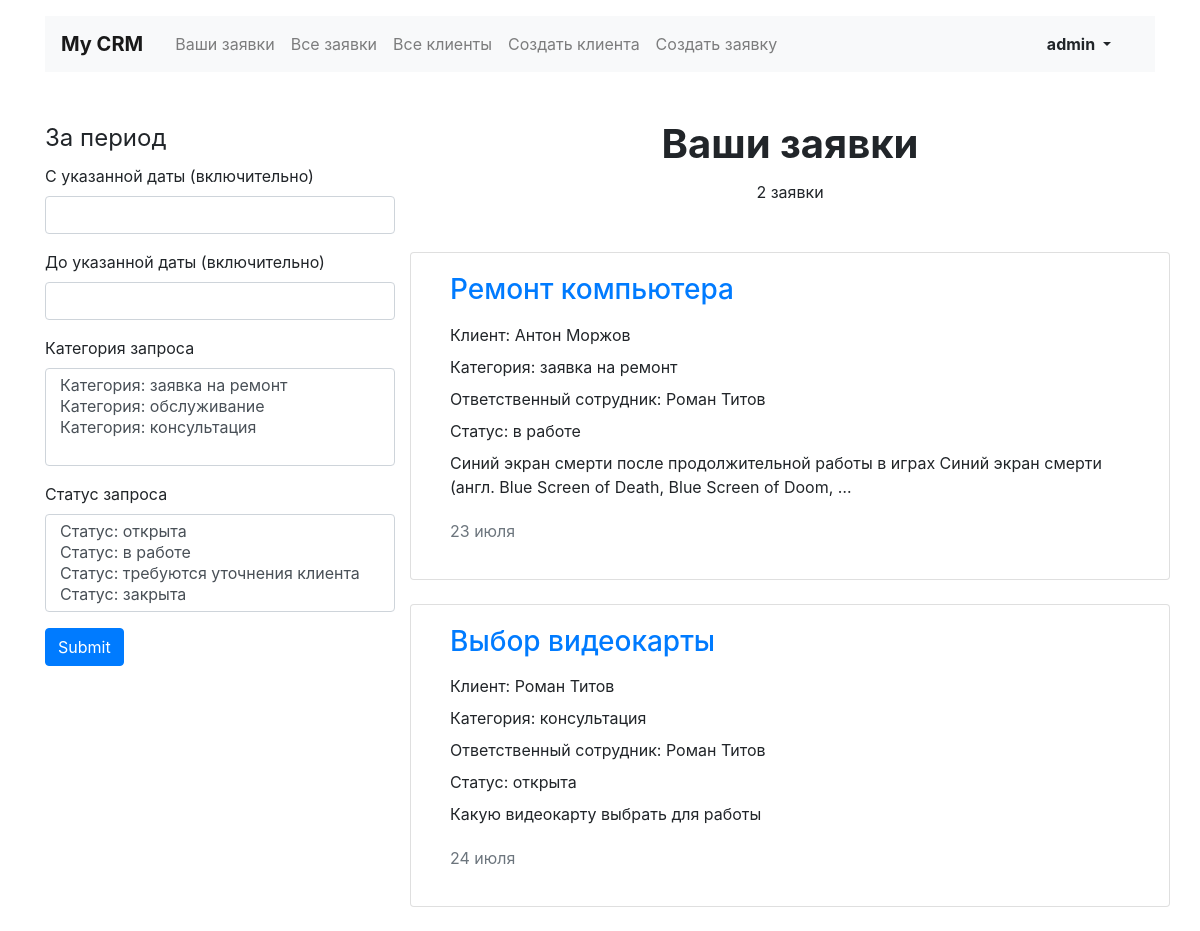
Screenshot of / (signed in) with the database file from the repository.
### authentication/models.py (models this page shows)
class User(AbstractUser):
    is_administrator = models.BooleanField(default=False)
    is_employee = models.BooleanField(default=False)

### crm/models.py (models this page shows, shortened)
class Application(models.Model):
    title = models.CharField('Заголовок', max_length=128)
    category = models.ForeignKey(
        Category,
        verbose_name='Категория',
        null=True,
        on_delete=models.SET_NULL,
    )
    client = models.ForeignKey(
        Client,
        verbose_name='Клиент',
        null=True,
        on_delete=models.SET_NULL,
    )
    employee = models.ForeignKey(
        settings.AUTH_USER_MODEL,
        verbose_name='Сотрудник',
        null=True,
        on_delete=models.SET_NULL,
    )
    description = models.TextField(
        'Описание',
    )
    status = models.ForeignKey(
        Status,
        verbose_name='Статус',
        on_delete=models.PROTECT,
    )
    creation_date = models.DateTimeField(auto_now_add=True)
    class Meta:
        verbose_name = 'Заявка'
        verbose_name_plural = 'Заявки'
    objects = ApplicationQuerySet.as_manager()

class Client(models.Model):
    first_name = models.CharField(
        'Имя',
        max_length=128,
    )
    last_name = models.CharField(
        'Фамилия',
        max_length=128,
        blank=True,
    )
    phone_regex = RegexValidator(
        regex=r'^\+?1?\d{9,15}$',
        message="Phone number must be entered in the format:"
                " '+999999999'. Up to 15 digits allowed.",
    )
    phone_number = models.CharField(
        'Номер телефона',
        validators=[phone_regex],
        max_length=17,
        blank=True,
    )
    email = models.EmailField('Электронная почта')
    tg_username = models.CharField('Ник в telegram', max_length=128, blank=True)
    registration_data = models.DateTimeField(auto_now_add=True)
    class Meta:
        verbose_name = 'Клиент'
        verbose_name_plural = 'Клиенты'

class Category(models.Model):
    title = models.CharField(max_length=128)
    class Meta:
        verbose_name = 'Категория'
        verbose_name_plural = 'Категории'
    def __str__(self):
        return f"Категория: {self.title}"

class Status(models.Model):
    title = models.CharField(max_length=128)
    class Meta:
        verbose_name = 'Статус'
        verbose_name_plural = 'Статусы'
    def __str__(self):
        return f"Статус: {self.title}"

### crm/views/application.py (the view)
# urls.py: path('', EmployeeApplicationsView.as_view(), name='home'),
class EmployeeApplicationsView(LoginRequiredMixin, BaseApplicationsView):
    def get_queryset(self):
        queryset = super().get_queryset()
        return queryset.filter(employee=self.request.user)
    def get_context_data(self, *args, **kwargs):
        context = super().get_context_data(*args, **kwargs)
        context['applications_title'] = 'Ваши заявки'
        return context

### crm/models.py (called while the page is built)
    def all_select_related(self):
        return self.select_related(
            'client',
            'status',
            'category',
            'employee',
        )

### crm/services/search_in_applications.py (called while the page is built)
    def get_query(self) -> Q:
        return Q()

    def parse_search_parameters(self) -> SearchNode:
        date_node = self._parse_date()
        category_node = self._parse_category()
        status_node = self._parse_status()
        search_node = self._intersection_nodes(
            date_node,
            category_node,
            status_node,
        )
        return search_node

    def _get_parameter(self, parameter_name: str) -> Any:
        return self.search_parameters.get(parameter_name)

    def _intersection_nodes(self, *nodes: SearchNode) -> SearchNode:
        result_node = EmptyNode()
        for node in nodes:
            if not isinstance(node, EmptyNode):
                if isinstance(result_node, EmptyNode):
                    result_node = node
                else:
                    result_node = LogicalOperationNode(
                        LogicalOperator.AND,
                        result_node,
                        node,
                    )
        return result_node

    def _parse_date(self):
        date_from = self._get_parameter('date_from')
        date_to = self._get_parameter('date_to')
        date_node = EmptyNode()
        if date_from:
            date_node = DateGteNode(date_from)
        if date_to:
            date_node = self._intersection_nodes(
                date_node,
                DateLteNode(date_to),
            )
        return date_node

    def _parse_category(self):
        if application_category := self._get_parameter('application_category'):
            return CategoryIdInListNode(application_category)
        else:
            return EmptyNode()

    def _parse_status(self):
        if application_status := self._get_parameter('application_status'):
            return StatusIdInListNode(application_status)
        else:
            return EmptyNode()

    def get_query(self) -> Q:
        return self.base_search_node.get_query()

### crm/views/application.py (called while the page is built)
    def dispatch(self, request, *args, **kwargs):
        self.search_form = forms.SearchForm(request.GET)
        self.search_form.is_valid()
        self.search_handler = SearchInApplicationsHandler(
            self.search_form.cleaned_data,
        )
        return super().dispatch(request, *args, **kwargs)

### crm/templates/crm/application/applications_list.html
{% extends "../base/base.html" %}
{% load ru_pluralize %}
{% load crispy_forms_tags %}
{% block content %}
<section class="row pt-2">
<div class="col-12 col-xl-4 mt-4">
        {% crispy search_form %}
</div>
  <div class="col-12 col-xl-8">
      <h1 class="h1 text-center mx-auto mt-4"><strong>{{ applications_title }}</strong></h1>
      <p class="text-center pt-1">{{ applications|length|ru_pluralize:'заявка, заявки, заявок' }}</p>
      <div class="row mt-5">
          {% load i18n %}
            {% language 'ru' %}
              {% for application in applications %}
                {% include './application_card.html' %}
              {% endfor %}
            {% endlanguage %}
        </div>
      </div>
</section>
{% endblock content %}

### crm/templates/crm/base/navbar.html (shortened to what this page needs)
<header class="container mt-3">
    <nav class="navbar navbar-expand-lg navbar-light bg-light">
      <a class="navbar-brand mr-4 font-weight-bold" href="{% url 'home' %}">My CRM</a>
      <div class="collapse navbar-collapse justify-content-end" id="navbarNav">
        <ul class="navbar-nav col-10">
          <li class="nav-item">
            <a class="nav-link" href="{% url 'home' %}">Ваши заявки</a>
          </li>
          {% if user.is_administrator %}
              <li class="nav-item">
                <a class="nav-link" href="{% url 'all_applications' %}">Все заявки</a>
              </li>
              <li class="nav-item">
                <a class="nav-link" href="{% url 'all_clients' %}">Все клиенты</a>
              </li>
              <li class="nav-item">
                <a class="nav-link" href="{% url 'client_create' %}">Создать клиента</a>
              </li>
              <li class="nav-item">
                <a class="nav-link" href="{% url 'application_create' %}">Создать заявку</a>
              </li>
          {% endif %}
        </ul>
        <ul class="navbar-nav col-2 justify-content-end">
          {% if user.is_authenticated %}
              <li class="nav-item active">
                <div class="btn-group">
                  <button type="button" class="btn dropdown-toggle font-weight-bold" data-toggle="dropdown" aria-haspopup="true" aria-expanded="false">
                    {{ user.username }}
                  </button>
                </div>
              </li>
          {% else %}
              <li class="nav-item active">
                <a href="{% url 'login' %}" class="nav-link font-weight-bold">Вход</a>
              </li>
          {% endif %}
        </ul>
      </div>
    </nav>
</header>

### crm/templates/crm/application/application_card.html
<div class="card col-12 mb-4">
    <div class="card-body px-4">
      <div class="row">
        <div class="col-12">
          <a href="{% url 'application' application.id %}"><h2 class="h3 pb-2">{{ application.title }}</h2></a>
          <p class="mb-2">Клиент: {{ application.client.first_name }} {{ application.client.last_name }}</p>
          <p class="mb-2">Категория: {{ application.category.title }}</p>
          <p class="mb-2">Ответственный сотрудник: {{ application.employee.first_name }} {{ application.employee.last_name }}</p>
          <p class="mb-2">Статус: {{ application.status.title }}</p>
          <p>{{ application.description|truncatewords:20 }}</p>
          <p class="text-muted pt-1">{{ application.creation_date|date:'d E' }}</p>
        </div>
      </div>
    </div>
</div>

### rows the page displays
User: username "admin"
Application: title "Ремонт компьютера", client.first_name "Антон", client.last_name "Моржов", category "заявка на ремонт", employee.first_name "Роман", employee.last_name "Титов", status "в работе", description "Синий экран смерти после продолжительной работы в играх Синий экран смерти (англ. Blue Screen of Death, Blue Screen of Doom, …", creation_date "23 июля"
Application: title "Выбор видеокарты", client.first_name "Роман", client.last_name "Титов", category "консультация", employee.first_name "Роман", employee.last_name "Титов", status "открыта", description "Какую видеокарту выбрать для работы", creation_date "24 июля"

### other values shown
{{ applications_title }} "Ваши заявки"
{{ applications|length|ru_pluralize:'заявка, заявки, заявок' }} "2 заявки"
